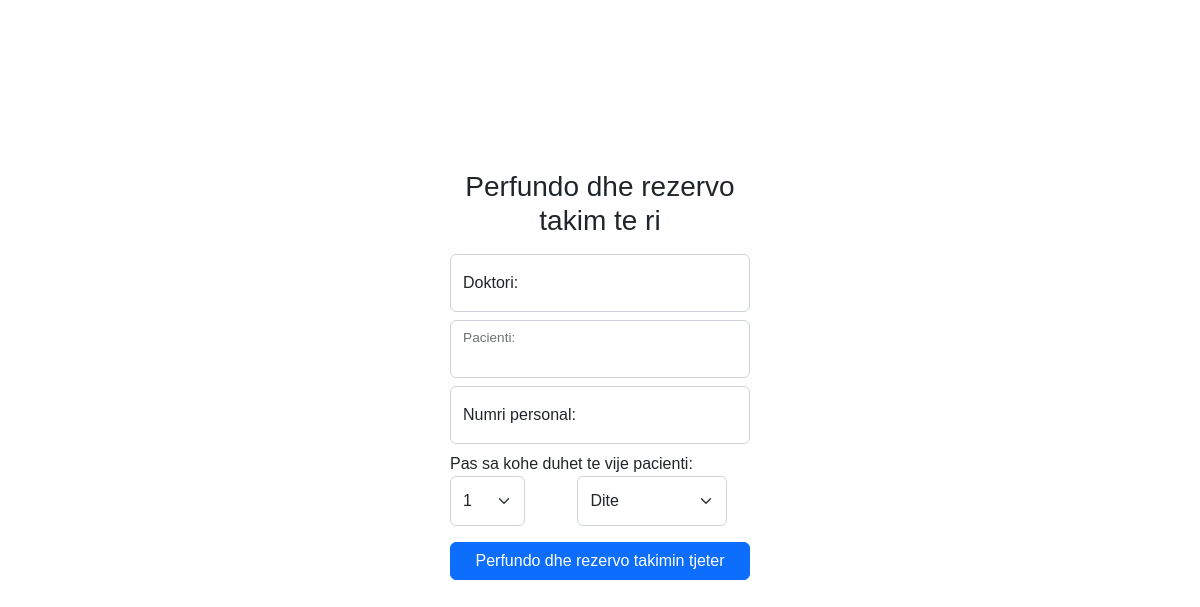
The app's page /doctorSide/perfundo_rezervo.php?numri_personal=1561353106, older data.
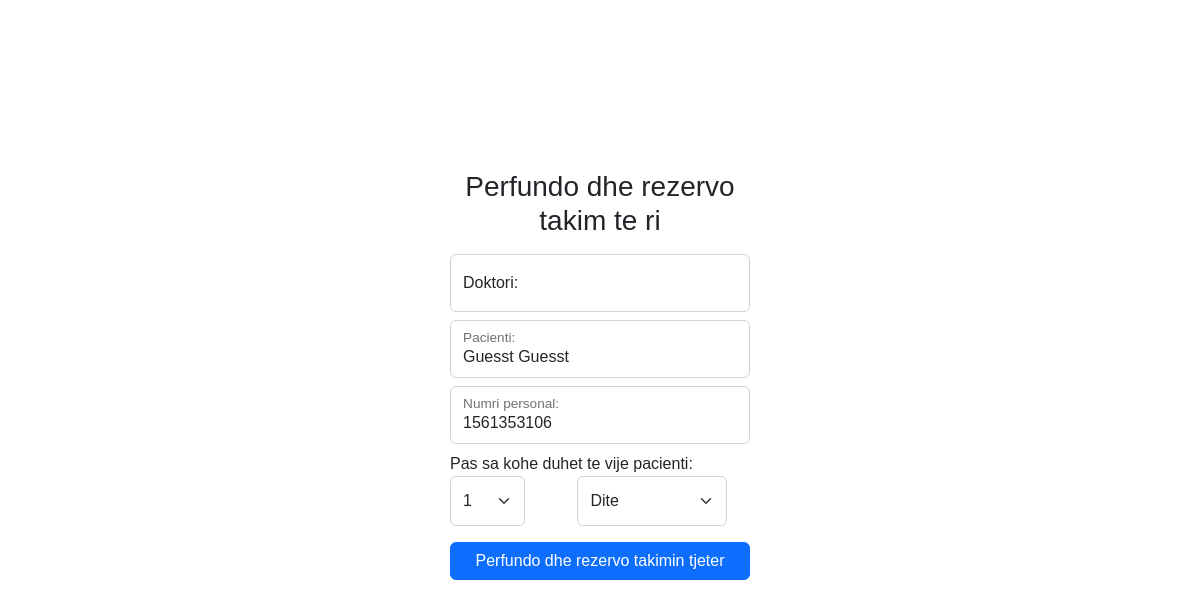
The same page, newer data.
### tables this page shows
CREATE TABLE `patient_table` (
  `id` int(11) NOT NULL,
  `emri` varchar(100) NOT NULL,
  `mbiemri` varchar(100) NOT NULL,
  `numri_personal` int(10) NOT NULL,
  `gjinia` varchar(100) NOT NULL,
  `email` varchar(100) NOT NULL,
  `telefoni` varchar(100) NOT NULL,
  `ditlindja` date NOT NULL,
  `adresa` varchar(100) NOT NULL,
  `username` varchar(100) NOT NULL,
  `password` varchar(225) NOT NULL,
  `veri_code` int(6) NOT NULL,
  `veri_date` date NOT NULL,
  `veri_time` time NOT NULL,
  `verificated` tinyint(1) NOT NULL
);

### doctorSide/perfundo_rezervo.php (the view, shortened to what this page needs)
<?php
include('../config.php');
$numri_personal = $_GET['numri_personal'];
$sql = "SELECT * FROM patient_table WHERE numri_personal=:numri_personal";
$prep = $con->prepare($sql);
$prep->bindParam(':numri_personal', $numri_personal);
$prep->execute();
$row = $prep->fetch();
?>
<!DOCTYPE html>
<html lang="en">
<head>
    <link rel="stylesheet" href="../css/main.css">
    <link href="https://cdn.jsdelivr.net/npm/bootstrap@5.2.0-beta1/dist/css/bootstrap.min.css" rel="stylesheet">
    <link rel="stylesheet" href="../bootstrap-5.1.3-examples/sidebars/sidebars.css">
</head>
<body>
    <form class="form-signin" method="POST" enctype="multipart/form-data" autocomplete="off">
        <h1 class="h3 mb-3 fw-normal text-center">Perfundo dhe rezervo takim te ri</h1>
        <div class="form-floating">
            <input type="text" class="form-control mb-2" readonly id="floatingInput" name="doktori" placeholder="Doktori" value="<?= $_SESSION['doctor'] ?>">
            <label for="floatingInput">Doktori: </label>
        </div>
        <div class="form-floating">
            <input type="text" class="form-control mb-2" readonly id="floatingInput" name="pacienti" placeholder="Pacienti" value="<?= $row['emri'] . ' ' . $row['mbiemri'] ?> ">
            <label for="floatingInput">Pacienti:</label>
        </div>
        <div class="form-floating">
            <input type="text" class="form-control mb-2" readonly id="floatingInput" name="pacienti" placeholder="Numri personal" value="<?= $row['numri_personal'] ?>">
            <label for="floatingInput">Numri personal:</label>
        </div>
        <div class="mb-3" id="zgjedh">
            <label for="zgjedh">Pas sa kohe duhet te vije pacienti:</label>
            <div class="w-25 d-inline-block">
                <select class="form-select <?= $invalid_duration ?? "" ?> " aria-label="Default select example" name="nr">
                    <option value="1">1</option>
                </select>
            </div>
            <div class="w-50 d-inline-block">
                <select class="form-select <?= $invalid_duration ?? "" ?> ms-5" aria-label="Default select example" name="d_w_m">
                    <option value="day">Dite</option>
                </select>
            </div>
        </div>
        <button class="w-100 btn btn-m btn-primary" type="submit" name="submit">Perfundo dhe rezervo takimin tjeter</button>
    </form>
</body>
</html>

### css/main.css (style rules this page uses)
:root { --primary: #0D6EFD; --background: #081C15; --secondary: #40916C; --border: #74c69d; --focus: #95d5b2; --font-family: 'Roboto', sans-serif; --grey: #adb5bd; --darkGrey: #495057; }
* { font-family: Arial, Helvetica, sans-serif; }
body { overflow: auto !important; }
.form-signin { width: 100%; max-width: 330px; padding: 15px; margin-bottom: 50px; }
.form-select { height: 50px; }

### doctorSide/perfundo_rezervo.php (style rules this page uses)
body { display: flex; justify-content: center; align-items: center; }

Row changes from the older to the newer data that the page shows:
added patient_table: pacienti "Guesst Guesst", pacienti "1561353106"
